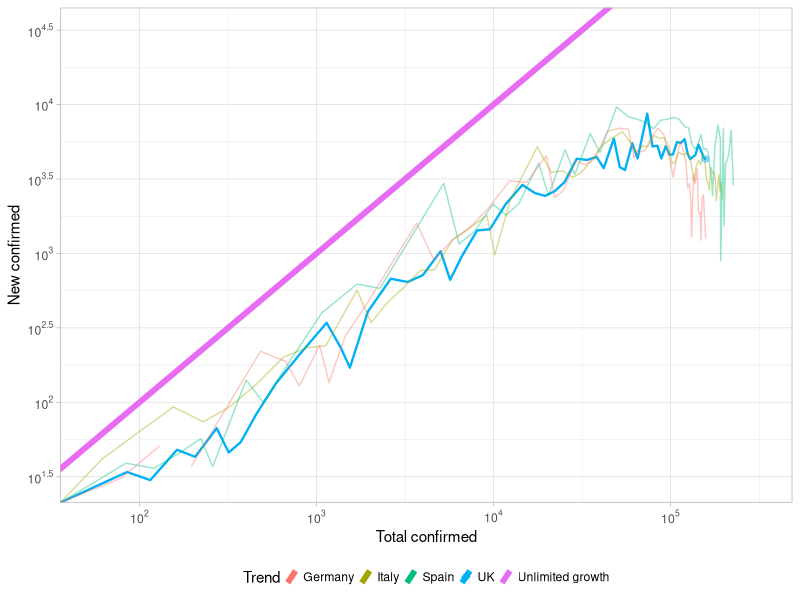
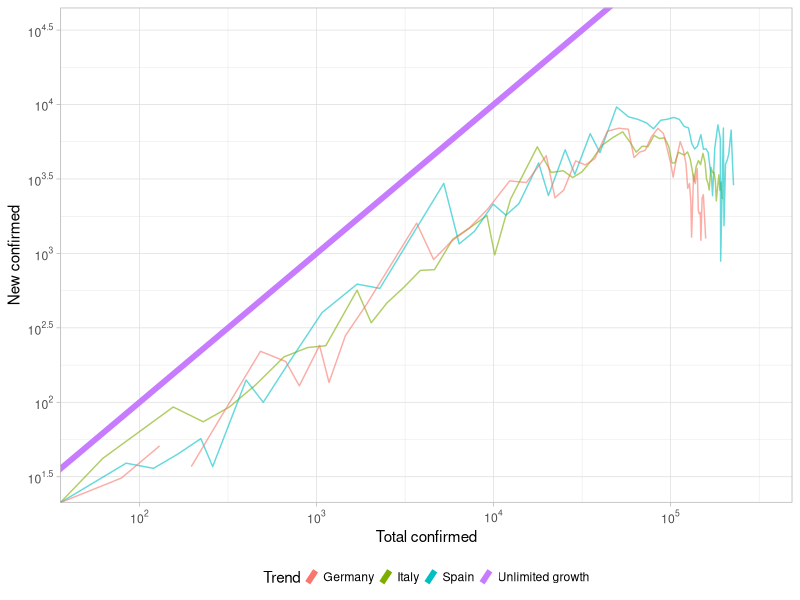
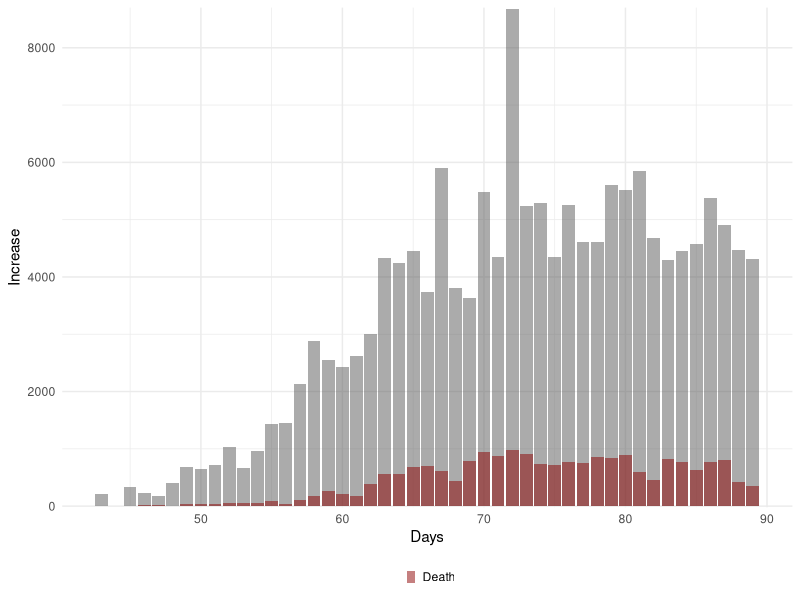
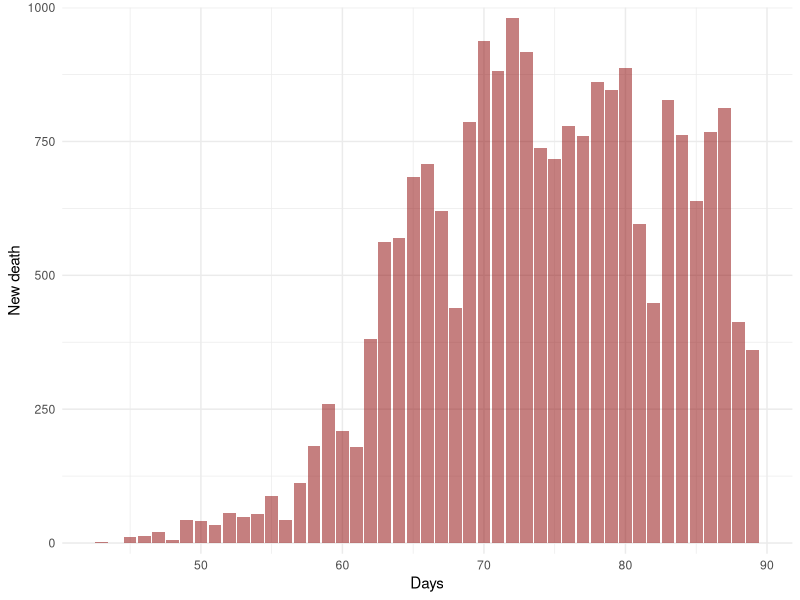
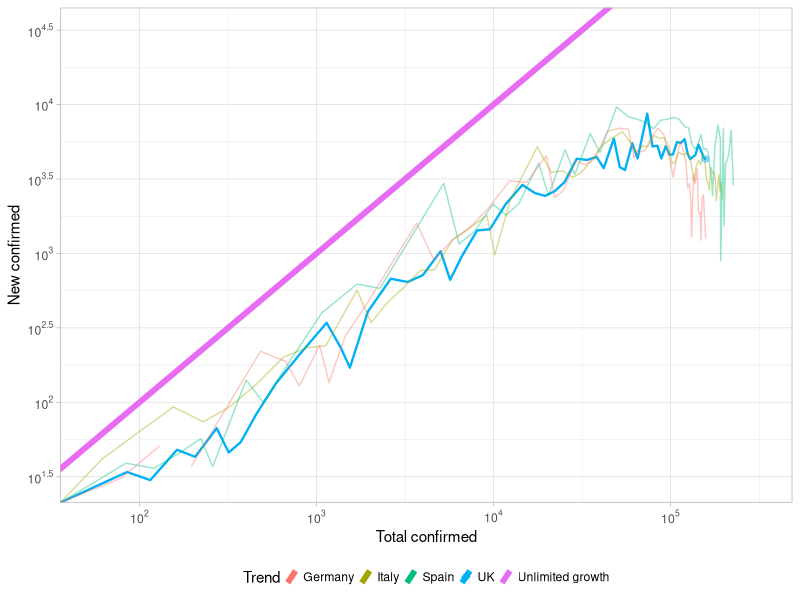
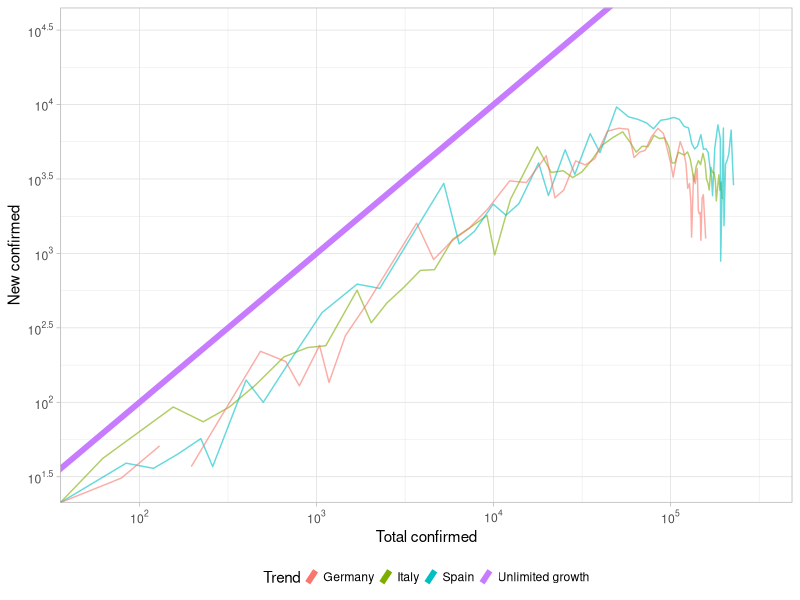
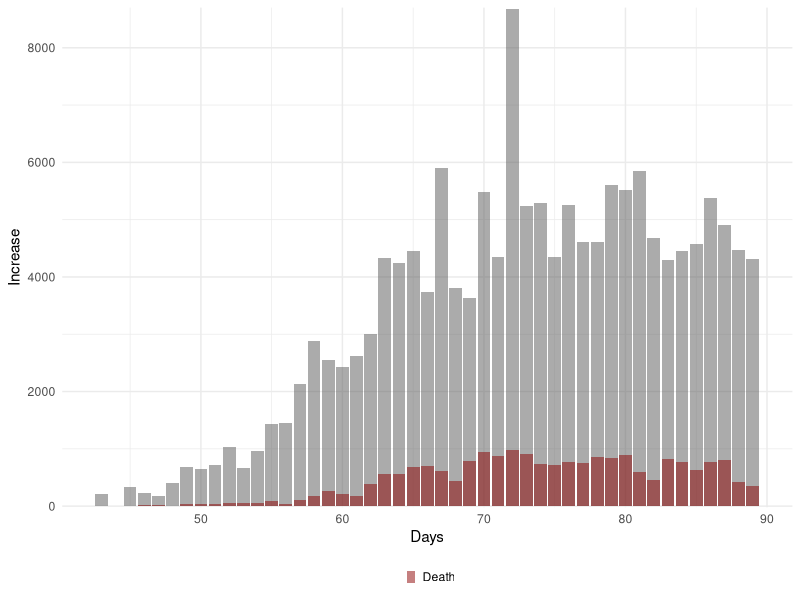
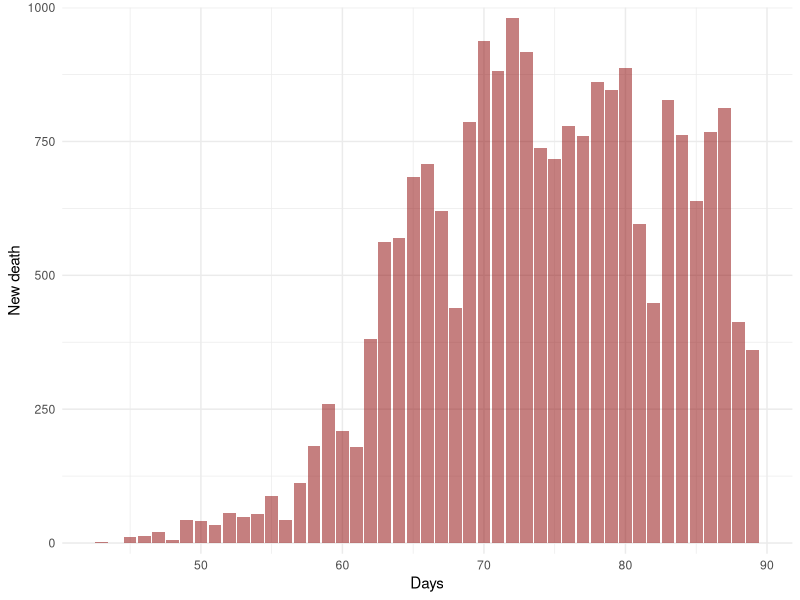

R code for these plots, in order:
# setwd("Covid19predict")
library(ggplot2)
library(scales)
library(reshape2)
library(data.table)

# Read UK data
dfUK = read.csv("data/UK_data.csv", header = T)

# Read EU data
dfEUData = read.csv("data/EU_confirmed.csv")


dfChina_m = read.csv("data/China_m.csv", header = T)
dfKorea_s = read.csv("data/korea_s.csv", header = T)

# Remove abnomal point
dfEUData = dfEUData[-c(47),]

# Plot log trend compare

ggplot(data = dfUK, aes(x = dfUK$confirmed, y = dfUK$newConfirmed, color = "UK")) +
  geom_line(size = 0.8, lineend = "round")+
  #geom_line(data = dfChina_m, aes(x = China, y=china_new, color = "China"))+
  #geom_line(data = dfKorea_s, aes(x = KoreaS, y=KoreaS_new, color = "KoreaS"))+
  geom_line(data = dfEUData, aes(x = Italy, y=Italy_new, color = "Italy"), alpha = 0.4)+
  geom_line(data = dfEUData, aes(x = Spain, y=Spain_new, color = "Spain"), alpha = 0.4)+
  geom_line(data = dfEUData, aes(x = Germany, y=Germany_new, color = "Germany"), alpha = 0.4)+
  geom_point(data = dfUK[c(nrow(dfUK)),c(1:length(dfUK))], aes(x = confirmed, y = newConfirmed), size = 2, alpha = 0.4)+
  #stat_smooth(geom='line', alpha=0.6, se=FALSE, size = 1.5)+
  geom_abline(aes(slope = 1, intercept = 0, color = "Unlimited growth"), show.legend = T, size = 2)+
  xlab("Total confirmed")+
  labs(color = "Trend")+
  ylab("New confirmed")+
  theme_light()+
  theme(legend.key.size =  unit(2, "mm"),
        legend.position="bottom")+
  scale_x_log10(limits = c(55,316123), breaks = trans_breaks("log10", function(x) 10^x), labels = trans_format("log10", math_format(10^.x)))+
  # scale_x_continuous(trans='log10',breaks = trans_breaks("log10", function(x) 10^x), labels = trans_format("log10", math_format(10^.x))) +
  scale_y_log10(limits = c(30,31612),breaks = trans_breaks("log10", function(x) 10^x), labels = trans_format("log10", math_format(10^.x)))

ggsave("plot/UKlogTrend.png", scale = 2.5, width = 7, height = 5, units = "cm", dpi = "retina")


ggplot(data = dfUK, aes(x = dfUK$confirmed, y = dfUK$newConfirmed, color = "UK")) +
  #geom_line(size = 0.8, lineend = "round")+
  #geom_line(data = dfChina_m, aes(x = China, y=china_new, color = "China"))+
  #geom_line(data = dfKorea_s, aes(x = KoreaS, y=KoreaS_new, color = "KoreaS"))+
  geom_line(data = dfEUData, aes(x = Italy, y=Italy_new, color = "Italy"), alpha = 0.6)+
  geom_line(data = dfEUData, aes(x = Spain, y=Spain_new, color = "Spain"), alpha = 0.6)+
  geom_line(data = dfEUData, aes(x = Germany, y=Germany_new, color = "Germany"), alpha = 0.6)+
  #geom_point(data = dfUK[c(nrow(dfUK)),c(1:length(dfUK))], aes(x = confirmed, y = newConfirmed), size = 2, alpha = 0.4)+
  #stat_smooth(geom='line', alpha=0.6, se=FALSE, size = 1.5)+
  geom_abline(aes(slope = 1, intercept = 0, color = "Unlimited growth"), show.legend = T, size = 2)+
  xlab("Total confirmed")+
  labs(color = "Trend")+
  ylab("New confirmed")+
  theme_light()+
  theme(legend.key.size =  unit(2, "mm"),
        legend.position="bottom")+
  scale_x_log10(limits = c(55,316123), breaks = trans_breaks("log10", function(x) 10^x), labels = trans_format("log10", math_format(10^.x)))+
  # scale_x_continuous(trans='log10',breaks = trans_breaks("log10", function(x) 10^x), labels = trans_format("log10", math_format(10^.x))) +
  scale_y_log10(limits = c(30,31612),breaks = trans_breaks("log10", function(x) 10^x), labels = trans_format("log10", math_format(10^.x)))

ggsave("plot/EUTrend.png", scale = 2.5, width = 7, height = 5, units = "cm", dpi = "retina")



# Plot daily case

ggplot()+
  #geom_point()+
  geom_col(data = dfUK[c((nrow(dfUK)-45):nrow(dfUK)),c(1:length(dfUK))], aes(x = id, y = newConfirmed),alpha = 0.5, size = 0)+
  geom_col(data = dfUK[c((nrow(dfUK)-45):nrow(dfUK)),c(1:length(dfUK))], aes(x = id, y = newDeath,color = "Death"),alpha = 0.5, size = 0, fill = "darkred")+
  xlab("Days")+
  labs(color = "")+
  ylab("Increase")+
  theme_minimal()+
  theme(legend.key.size =  unit(2, "mm"),
        legend.position="bottom")+
  scale_y_continuous(expand = c(0, 20))

ggsave("plot/DailyIncrease.png", scale = 2.5, width = 9, height = 5, units = "cm", dpi = "retina")

ggplot(data = dfUK[c((nrow(dfUK)-45):nrow(dfUK)),c(1:length(dfUK))], aes(x = id, y = newDeath ))+
  #geom_point()+
  geom_col(data = dfUK[c((nrow(dfUK)-45):nrow(dfUK)),c(1:length(dfUK))], aes(x = id, y = newDeath ),alpha = 0.5, fill = 'darkred', size = 0)+
  xlab("Days")+
  ylab("New death")+
  theme_minimal()+
  scale_y_continuous(expand = c(0, 20))

ggsave("plot/DeathIncrease.png", scale = 2.5, width = 9, height = 5, units = "cm", dpi = "retina")
